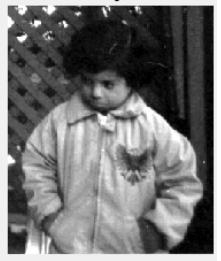
#> input picture pout-bright.jpg, 221 x 261 px, found by its file name
$ python 15.py
#> lines starting #> are read from the running program, lines starting #| are printed output that depends on the picture
import matplotlib.image as img
from matplotlib import pyplot as plt
import numpy as np
import cv2

def get_cf(img) :
	r,c,h = img.shape
	f = [0 for i in range (256)]
	cf = [0 for i in range (256)]
	for i in range (r) :
		for j in range (c) :
			f[img[i][j][0]] += 1
	cf[0] = f[0]
	for i in range(1,256) :
		cf[i] = cf[i-1] + f[i]
	for i in range (256) :
		cf[i] = round(cf[i]*255)

	return cf

def histogram_eq(img) :
	r,c,h = img.shape
	cf = get_cf(img)
	image = [[0 for i in range (c)]for j in range (r)]
	for i in range (r) :
		for j in range (c) :
			image[i][j] = cf[img[i][j][0]]
	return image

def histogram_match(bright,dark) :
	r,c,h = dark.shape
	cf1 = get_cf(dark)
	cf2 = get_cf(bright)
	image = [[0 for i in range (c)]for j in range (r)]
	for i in range (r) :
		for j in range (c) :
			temp = [cf1[0]]+cf1[1:]
			x = cf2[dark[i][j][0]]
			temp[:] = [abs(k - x) for k in temp]
			t = min(temp)
			image[i][j] = temp.index(t)
	return image

def main() :
	plt.figure()

	pb = img.imread('pout-bright.jpg')
#> pb is the input picture: shape (261, 221, 3); min 0, max 255, mean 114.2
	pd = img.imread('pout-dark.jpg')
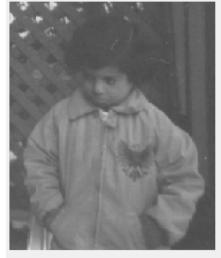
#> input picture pout-dark.jpg, 221 x 258 px, found by its file name
#> pd is the input picture: shape (258, 221, 3); min 70, max 255, mean 123.5

	#histogram equalization
	plt.subplot(2,1,1)
	plt.imshow(pd,cmap="gray")
	plt.title('original')

	image1 = histogram_eq(pd)
#> in histogram_eq, `cf = get_cf(img)`: cf = 256 values from 0 to 14539590
#> after the loop in histogram_eq, `for i in range (r) :`: image = 258 items
#> image1 = 258 items
	plt.subplot(2,1,2)
	plt.imshow(image1,cmap="gray")
	plt.title('equalization')

	plt.savefig('histogram_equalization')
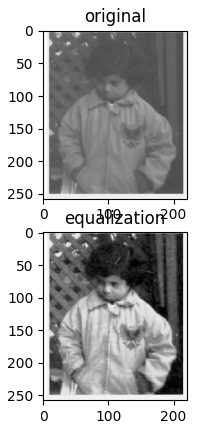
#> figure drawn by matplotlib, 2 panels

	#histogram matching
	plt.figure()
	plt.subplot(2,2,1)
	plt.imshow(pd,cmap="gray")
	plt.title("pout_dark")

	plt.subplot(2,2,2)
	plt.imshow(pb,cmap="gray")
	plt.title("pout_bright")

	image2 = histogram_match(pb,pd)
#> in histogram_match, `cf1 = get_cf(dark)`: cf1 = 256 values from 0 to 14539590
#> in histogram_match, `cf2 = get_cf(bright)`: cf2 = 256 values from 77010 to 14708655
#> after the loop in histogram_match, `for i in range (r) :`: image = 258 items
#> image2 = 258 items
	plt.subplot(2,2,3)
	plt.imshow(image2, cmap= "gray")
	plt.title('matching')
	plt.savefig("histogram matching")
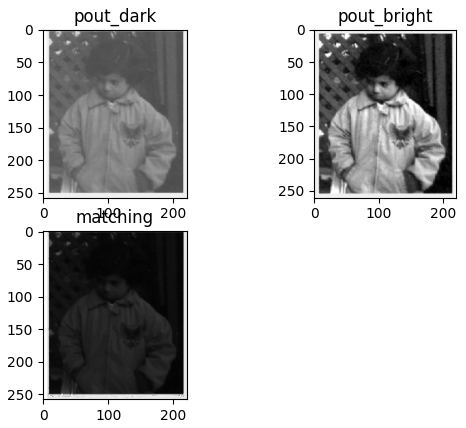
#> figure drawn by matplotlib, 3 panels

if __name__ == '__main__':
	main()
